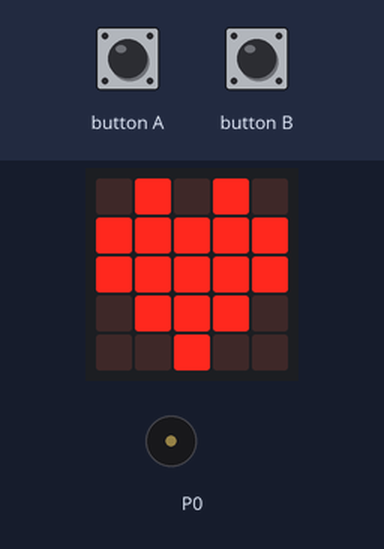
This program was run on a simulated BBC micro:bit (MakeCode). Shown: the board's 5×5 LED display, buzzer (waves = sounding). The test bench sets the inputs (shaded band). Random numbers come from a fixed seed.

Above: at 1.8 s.
1.9 s: button A pressed for 0.15 s
At 3.2 s:
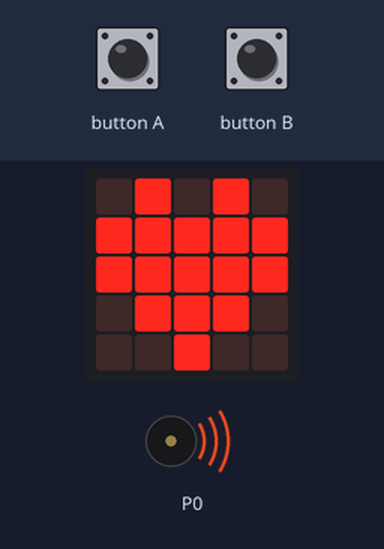
3.5 s: button B pressed for 0.15 s
At 5.2 s:
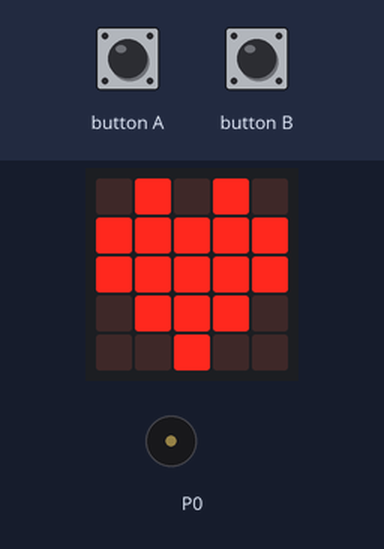
Timing chart, 0 to 6.7 s (numbered marks = the images above; inputs shaded):
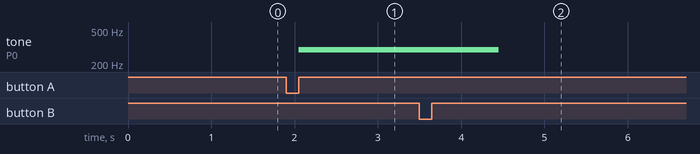

Measured:
- after the input at 1.9 s, tone on P0: silent → 294 Hz after 0.15 s
- after the input at 3.5 s, tone on P0: 294 Hz → silent after 0.95 s

The program:

main.ts
```typescript
let Bpressed = 0
input.onButtonPressed(Button.B, function on_button_pressed_b() {

    Bpressed = randint(250, 3000)
    music.playTone(Note.D, Bpressed)
})
input.onButtonPressed(Button.A, function on_button_pressed_a() {
    music.playTone(Note.D, Bpressed)
})
basic.showIcon(IconNames.Heart)
```

test.ts
```typescript
// Tady jsou testy. Při použití tohoto balíčku jako rozšíření nebude zkompilováno.
```
